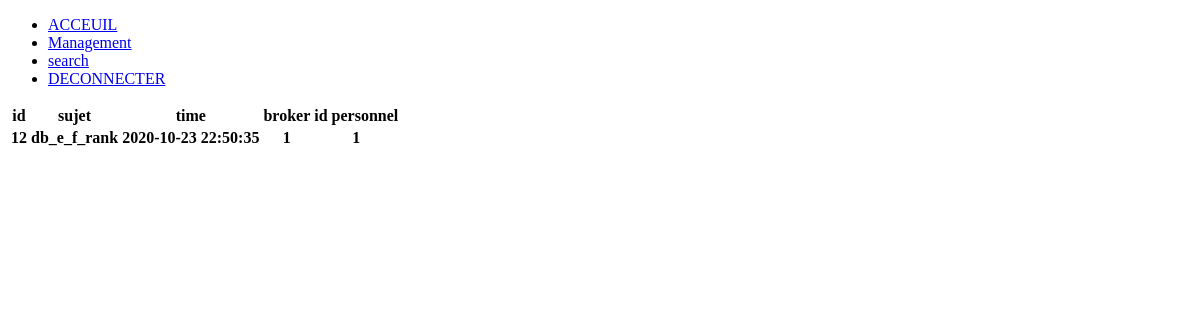
The page /project01/Alarmes.php on the database as committed earlier.
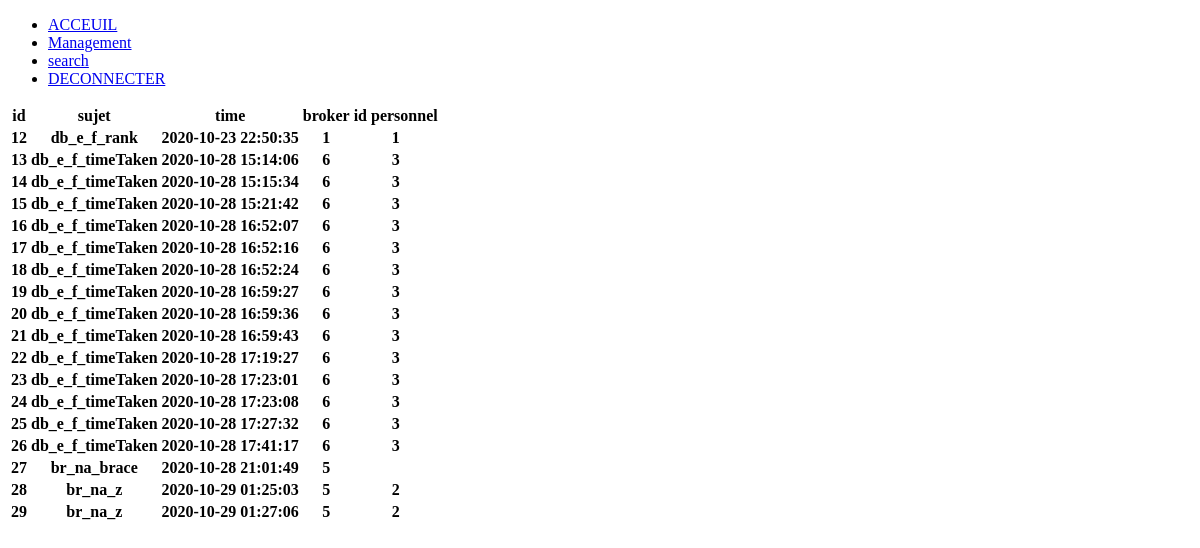
The same page on the database as committed later.
### tables this page shows
CREATE TABLE `notification` (
  `idNotification` int(11) NOT NULL,
  `sujetNotification` varchar(250) NOT NULL,
  `dateNotification` datetime NOT NULL,
  `idBroker` int(11) DEFAULT NULL,
  `idPersonnel` int(11) DEFAULT NULL
);

### project01/Alarmes.php (the view, shortened to what this page needs)
<?php
$db = Database::connect();
    $stmt = $db->prepare('SELECT * FROM notification ');
    $stmt->execute();
    $notifications = $stmt->fetchAll(PDO::FETCH_ASSOC);
?>
<!DOCTYPE html>
<html lang="en">
<head>
</head>
<body>
<div class="wrapper">
  <div class="sidebar">
      <ul>
        <li><a href="dashboard.php" class="active">
          <span class="title">ACCEUIL</span></a></li>
        <li><a href="Personne/personne.php">
          <span class="title">Management</span>
          </a></li>
        <li><a href="search.php">
          <span class="title">search</span>
          </a></li>
        <li><a href="Logout.php">
          <span class="title">DECONNECTER</span>
          </a></li>
    </ul>
  </div>
        <table class="table table-dark">
                            <thead class="table_head">
                              <tr>
                                <th >id</th>
                                <th >sujet</th>
                                <th > time</th>
                                <th >broker</th>
                                <th >id personnel</th>
                            </tr>
                            </thead>
                            <tbody>
                            <?php foreach ($notifications as $points): ?>
                              <tr>
                                <th><?=$points['idNotification']?></th>
                                <th><?=$points['sujetNotification']?></th>
                                <th><?=$points['dateNotification']?></th>
                                <th><?=$points['idBroker']?></th>
                                <th><?=$points['idPersonnel']?></th>
                              </tr>
                            <?php endforeach; ?>
                            </tbody>
                          </table>
</body>
</html>

Rows that differ between the two databases and show on the page:
added notification: idNotification "13", sujetNotification "db_e_f_timeTaken", dateNotification "2020-10-28 15:14:06", idBroker "6", idPersonnel "3"
added notification: idNotification "14", sujetNotification "db_e_f_timeTaken", dateNotification "2020-10-28 15:15:34", idBroker "6", idPersonnel "3"
added notification: idNotification "15", sujetNotification "db_e_f_timeTaken", dateNotification "2020-10-28 15:21:42", idBroker "6", idPersonnel "3"
added notification: idNotification "16", sujetNotification "db_e_f_timeTaken", dateNotification "2020-10-28 16:52:07", idBroker "6", idPersonnel "3"
added notification: idNotification "17", sujetNotification "db_e_f_timeTaken", dateNotification "2020-10-28 16:52:16", idBroker "6", idPersonnel "3"
added notification: idNotification "18", sujetNotification "db_e_f_timeTaken", dateNotification "2020-10-28 16:52:24", idBroker "6", idPersonnel "3"
added notification: idNotification "19", sujetNotification "db_e_f_timeTaken", dateNotification "2020-10-28 16:59:27", idBroker "6", idPersonnel "3"
added notification: idNotification "20", sujetNotification "db_e_f_timeTaken", dateNotification "2020-10-28 16:59:36", idBroker "6", idPersonnel "3"
added notification: idNotification "21", sujetNotification "db_e_f_timeTaken", dateNotification "2020-10-28 16:59:43", idBroker "6", idPersonnel "3"
added notification: idNotification "22", sujetNotification "db_e_f_timeTaken", dateNotification "2020-10-28 17:19:27", idBroker "6", idPersonnel "3"
added notification: idNotification "23", sujetNotification "db_e_f_timeTaken", dateNotification "2020-10-28 17:23:01", idBroker "6", idPersonnel "3"
added notification: idNotification "24", sujetNotification "db_e_f_timeTaken", dateNotification "2020-10-28 17:23:08", idBroker "6", idPersonnel "3"
added notification: idNotification "25", sujetNotification "db_e_f_timeTaken", dateNotification "2020-10-28 17:27:32", idBroker "6", idPersonnel "3"
added notification: idNotification "26", sujetNotification "db_e_f_timeTaken", dateNotification "2020-10-28 17:41:17", idBroker "6", idPersonnel "3"
added notification: idNotification "27", sujetNotification "br_na_brace", dateNotification "2020-10-28 21:01:49", idBroker "5"
added notification: idNotification "28", sujetNotification "br_na_z", dateNotification "2020-10-29 01:25:03", idBroker "5", idPersonnel "2"
added notification: idNotification "29", sujetNotification "br_na_z", dateNotification "2020-10-29 01:27:06", idBroker "5", idPersonnel "2"
